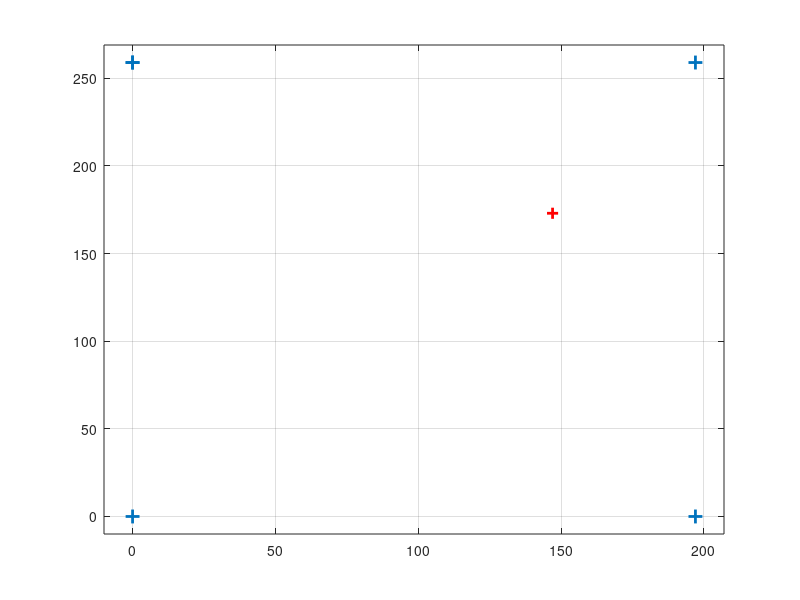

The MATLAB script that drew this image: (Note: this script raises an error after producing the figure.)
clear
close
clc

%%%% ALL LENGTH MEASUREMENTS ARE IN INCHES %%%%%%

c = 1129.5202682997958*12; % in/sec

% Speaker locations
sx = [0 197 197 0 0];
sy = [259 259 0 0 259];

% Distance between speakers
Lx = 197;
Ly = 259;
L = [Lx Ly Lx Ly];

xOff = [0 0 180 270];
yOff = [0 90 180 270];

% Show speakers
plot(sx, sy,'+', 'MarkerSize', 10, 'LineWidth', 2); hold on
plot(147, 173, 'r+', 'MarkerSize', 8, 'LineWidth', 2);
grid on;
axis([-10 Lx+10 -10 Ly+10])

% Vector of potential side lengths
%delta_t = 1 - [1.007 0.9913 0.9851 1.0232]; % 0_0.wav
%delta_t = 1 - [1.002 0.9971 0.9929 1.0109]; % 49_87.wav
delta_t = 1 - [0.9892 1.0124 0.9966 1.0009]; % 174_173.wav

const = c*delta_t;
H = 0:325;

% Calculate possible triangles
for s = 1:length(L)
	for h = 1:length(H)

	    % Possible side lengths d1,d2
	    [side1(s,h) d1] = deal(H(h));
	    [side2(s,h) d2] = deal(d1 - const(s));

	    if(d1 + d2 <= L(s) || d1 > 325 || d2 > 325|| d1 <=0 || d2 <=0)
	        continue
	    end

	    % Given side lengths, compute angles of triangle
	    theta(s,h) = radtodeg(acos((d1^2 + d2^2 - L(s)^2)/(2*d1*d2)));
	    phi_1(s,h) = radtodeg(acos((-d1^2 + d2^2 + L(s)^2)/(2*d2*L(s))));
	    phi_2(s,h) = radtodeg(acos((d1^2 - d2^2 + L(s)^2)/(2*d1*L(s))));

	end

end

%%%%%%%%%%%%%%%%% PLOT %%%%%%%%%%%%%%%%%%
rotation = [360 90 180 270];
for s=1:4
	
	valid_points = phi_2(s,:) ~= 0;
	[x y] = pol2cart(degtorad(rotation(s) - phi_2(s,valid_points)), side1(s,valid_points));
	
	if(s==1 || s==3)
		xCoords = [sx(s) (sx(s) + x)];
		yCoords = [sy(s) (sy(s) + y)];
	else
		xCoords = [sx(s) (sx(s) - x)];
		yCoords = [sy(s) (sy(s) - y)];
	end
	
	plot(xCoords, yCoords);
end
